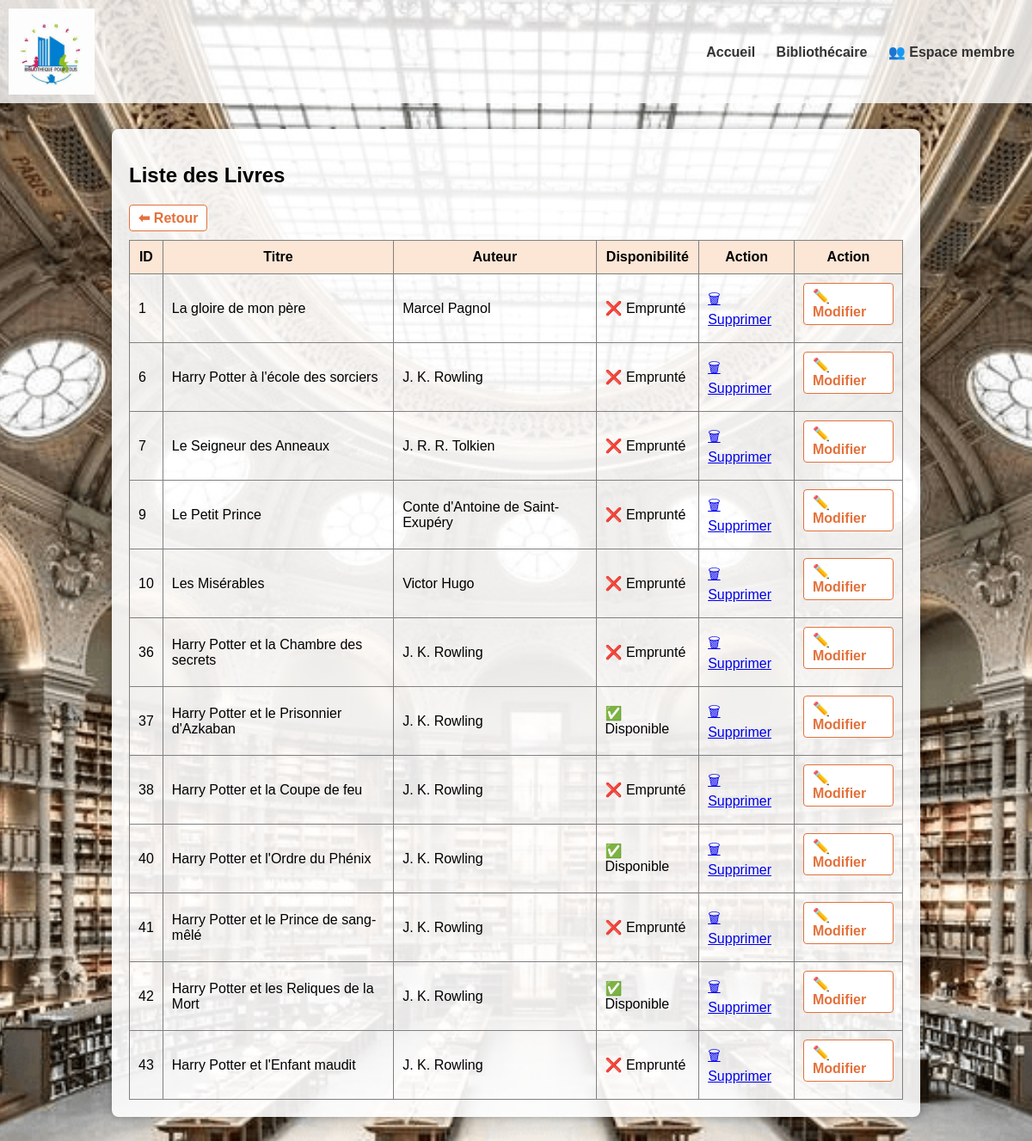
Page /bibliothecaire/livres/ on the committed database.
### gestion_bibliothecaire/models.py (models this page shows, shortened)
class Media(models.Model):
    TYPE_CHOICES = [
        ('livre', 'Livre'),
        ('dvd', 'DVD'),
        ('cd', 'CD'),
        ('jeu', 'Jeu de plateau'),
    ]
    titre = models.CharField(max_length=100)
    type = models.CharField(max_length=10, choices=TYPE_CHOICES)
    auteur = models.CharField(max_length=100, blank=True, null=True)
    disponible = models.BooleanField(default=True)

### gestion_bibliothecaire/views.py (the view)
# urls.py: path('livres/', views.liste_livres, name='liste_livres'),
def liste_livres(request):
    livres = Media.objects.filter(type='livre')
    return render(request, 'gestion_bibliothecaire/liste_livres.html', {'medias': livres})

### gestion_bibliothecaire/templates/gestion_bibliothecaire/liste_livres.html (shortened to what this page needs)
<!DOCTYPE html>
<html lang="fr">
<head>
</head>
<body>
  {% extends 'base.html' %}
{% block content %}
<h2>Liste des Livres</h2>
  <a href="{% url 'liste_emprunts' %}" class="btn-orange">⬅ Retour</a>
<table border="1" cellpadding="10" cellspacing="0" style="width:100%; border-collapse: collapse;">
    <thead style="background-color: #fce6d5;">
        <tr>
            <th>ID</th>
            <th>Titre</th>
            <th>Auteur</th>
            <th>Disponibilité</th>
            <th>Action</th>
            <th>Action</th>
        </tr>
    </thead>
    <tbody>
        {% for media in medias %}
        <tr>
            <td>{{ media.id }}</td>
            <td>{{ media.titre }}</td>
            <td>{{ media.auteur }}</td>
            <td>{{ media.disponible|yesno:"✅ Disponible,❌ Emprunté" }}</td>
            <td><a href="{% url 'supprimer_media' media.id %}">🗑 Supprimer</a></td>
            <td><a href="{% url 'modifier_media' media.id %}" class="btn-orange">✏️ Modifier</a></td>
        </tr>
        {% empty %}
        <tr><td colspan="5">Aucun média trouvé.</td></tr>
        {% endfor %}
    </tbody>
</table>
{% endblock %}

### gestion_bibliothecaire/templates/gestion_bibliothecaire/liste_livres.html (style rules this page uses)
.btn-orange { background-color: white; border: 1px solid #e3713b; padding: 5px 10px; color: #e3713b; font-weight: bold; text-decoration: none; border-radius: 4px; display: inline-block; margin-bottom: 10px; }

### rows in the picture
Media: id "1", titre "La gloire de mon père", auteur "Marcel Pagnol", disponible "❌ Emprunté"
Media: id "6", titre "Harry Potter à l'école des sorciers", auteur "J. K. Rowling", disponible "❌ Emprunté"
Media: id "7", titre "Le Seigneur des Anneaux", auteur "J. R. R. Tolkien", disponible "❌ Emprunté"
Media: id "9", titre "Le Petit Prince", auteur "Conte d'Antoine de Saint-Exupéry", disponible "❌ Emprunté"
Media: id "10", titre "Les Misérables", auteur "Victor Hugo", disponible "❌ Emprunté"
Media: id "36", titre "Harry Potter et la Chambre des secrets", auteur "J. K. Rowling", disponible "❌ Emprunté"
Media: id "37", titre "Harry Potter et le Prisonnier d'Azkaban", auteur "J. K. Rowling", disponible "✅ Disponible"
Media: id "38", titre "Harry Potter et la Coupe de feu", auteur "J. K. Rowling", disponible "❌ Emprunté"
Media: id "40", titre "Harry Potter et l'Ordre du Phénix", auteur "J. K. Rowling", disponible "✅ Disponible"
Media: id "41", titre "Harry Potter et le Prince de sang-mêlé", auteur "J. K. Rowling", disponible "❌ Emprunté"
Media: id "42", titre "Harry Potter et les Reliques de la Mort", auteur "J. K. Rowling", disponible "✅ Disponible"
Media: id "43", titre "Harry Potter et l'Enfant maudit", auteur "J. K. Rowling", disponible "❌ Emprunté"
